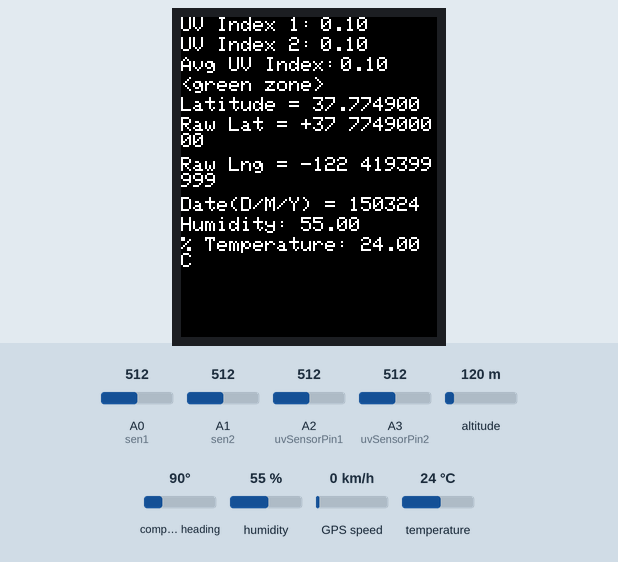
The sketch below on a simulated Arduino Uno R4 WiFi. Shown: 128×160 colour display. The inputs (shaded band) are chosen by the test bench; at power-on: humidity 55 %, A2 (uvSensorPin1) = 512, A3 (uvSensorPin2) = 512, temperature 24 °C, A0 (sen1) = 512, A1 (sen2) = 512, altitude 120 m, compass heading 90°, GPS speed 0 km/h. WiFi joins after 1.5 s; servers stay silent unless stated; the GPS gets a fix after 3 s at 37.7749, -122.4194 with 8 satellites.

Above: at 4.8 s.
5.9 s: humidity set to 22 %
At 7.9 s:
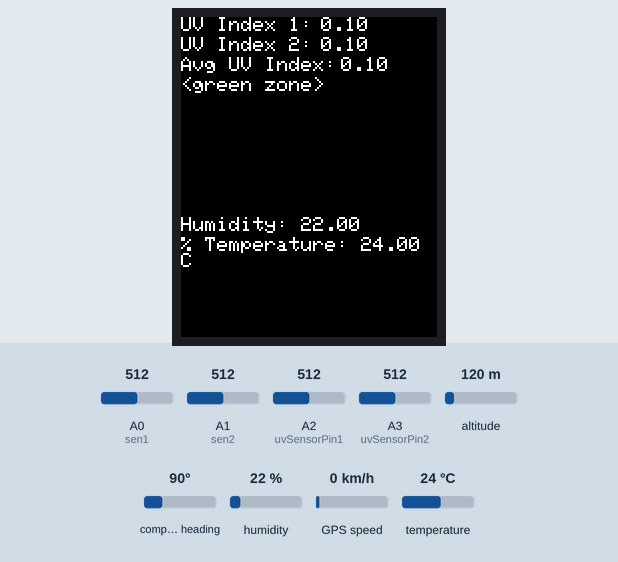
9.5 s: A2 (uvSensorPin1) set to 716
At 10.1 s:
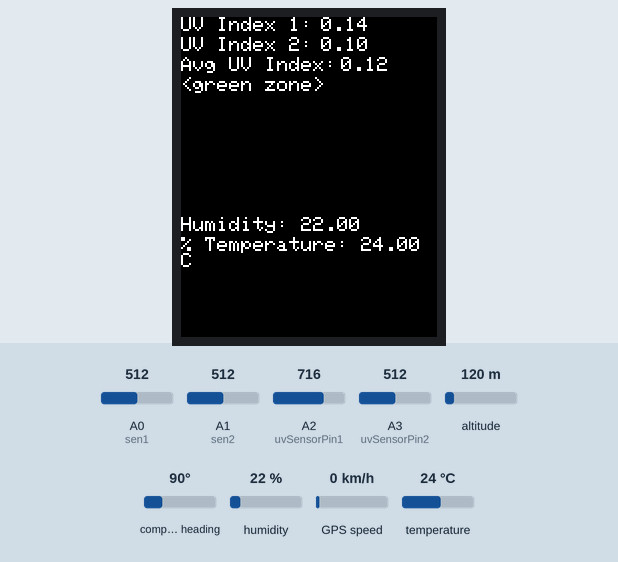
11.2 s: A3 (uvSensorPin2) set to 716
At 11.8 s:
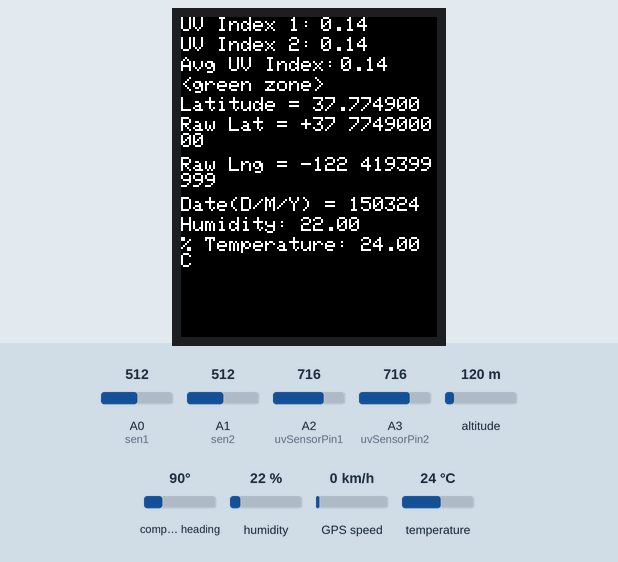
12.9 s: temperature set to 12 °C
At 14.0 s:
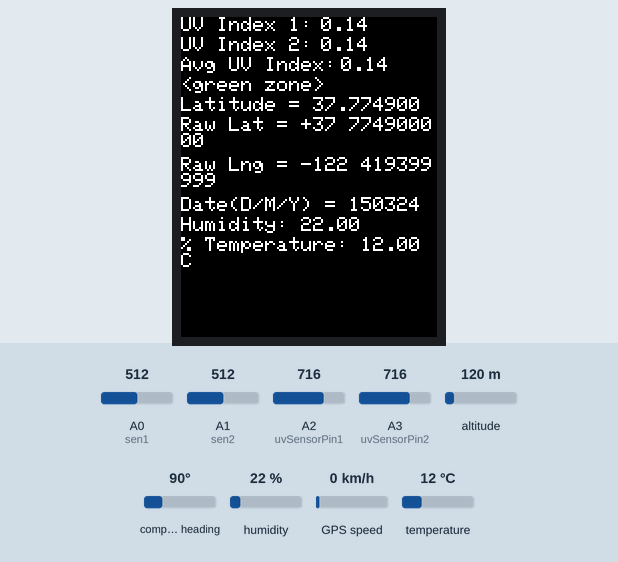
19.2 s: A2 (uvSensorPin1) set to 992
At 20.1 s:
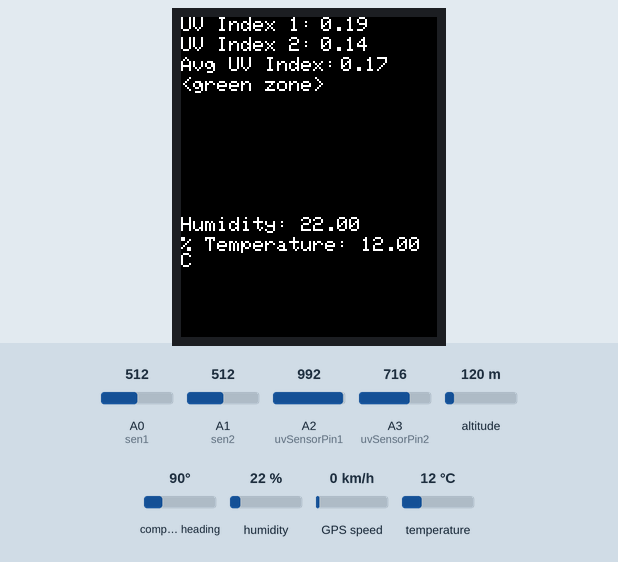
21.2 s: A3 (uvSensorPin2) set to 992
At 21.8 s:
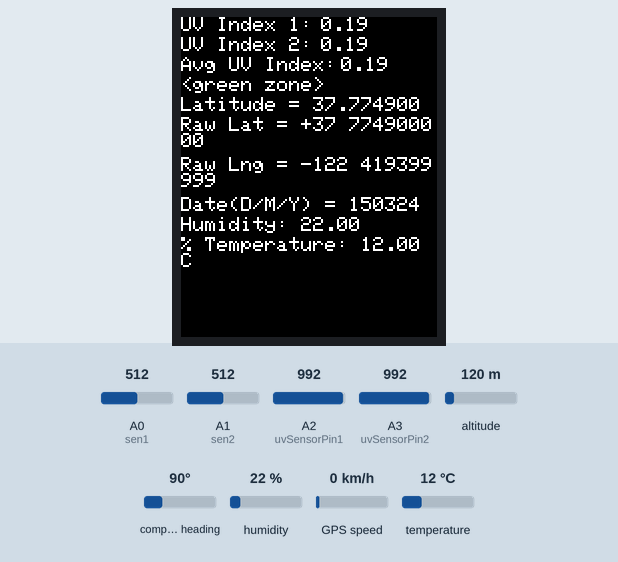

The sketch:

UV_c++.ino
```cpp
#include <Adafruit_GFX.h>
#include <Adafruit_ST7735.h>
#include <SPI.h>
#include <WiFiS3.h>
#include "DHT.h"
#include <TinyGPS++.h>
#include <SoftwareSerial.h>

// GND:GND VCC:5V SCL:D13 SDA:D11 RST:D8 DC:D9 CS:D10 BLK:3.3V
#define TFT_CS 10
#define TFT_RST 8
#define TFT_DC 9
Adafruit_ST7735 tft = Adafruit_ST7735(TFT_CS, TFT_DC, TFT_RST);

// Light Detection Light Sensing GND:GND VCC:3.3V
#define sen1 A0
#define sen2 A1

// UV Index GND:GND VCC:3.3V
const double uvSensorPin1 = A2;
const double uvSensorPin2 = A3;

// WIFI
const char ssid[] = "MaybeYouOK";  // change your network SSID (name)
const char pass[] = "natthanathron";   // change your network password (use for WPA, or use as key for WEP)
int status = WL_IDLE_STATUS;
WiFiServer server(80);

// DHT22
#define DHTPIN 7
#define DHTTYPE DHT22
DHT dht(DHTPIN, DHTTYPE);

// GPS Module GY-NEO6MV2 Ublox
static const int RXPin = 4, TXPin = 3;
static const uint32_t GPSBaud = 115200;
TinyGPSPlus gps;
SoftwareSerial ss(RXPin, TXPin);

// LED
// #define green 0
// #define yellow 1
// #define orange 2
// #define red 5
// #define violet 6

void setup() {
  Serial.begin(115200);
  ss.begin(GPSBaud);
  tft.initR(INITR_BLACKTAB);
  tft.fillScreen(ST77XX_BLACK);
  text(1, 0, 0, "UV Index Start");
  String fv = WiFi.firmwareVersion();
  if (fv < WIFI_FIRMWARE_LATEST_VERSION)
    text(1, 0, 10, "upgrade the firmware");
  while (status != WL_CONNECTED) {
    text(1, 0, 20, "connect to SSID: ");
    text(1, 0, 30, ssid);
    status = WiFi.begin(ssid, pass);
    delay(1000);
  }
  server.begin();
  text(1,0,60,"DHT22 test!");
  printWifiStatus();
  delay(2000);
  // tft.fillScreen(ST77XX_BLACK);
}

// WIFI IP
void printWifiStatus() {
  text(1, 0, 40, "IP Address: ");
  String IP = WiFi.localIP().toString();
  text(1, 0, 50, IP);
}

// led
void led(int color) {
  if (color == 1) {
    digitalWrite(0 , 1);
    digitalWrite(1 , 0);
    digitalWrite(2 , 0);
    digitalWrite(5 , 0);
    digitalWrite(6 , 0);
  }
  else if (color == 2) {
    digitalWrite(0 , 0);
    digitalWrite(1 , 1);
    digitalWrite(2 , 0);
    digitalWrite(5 , 0);
    digitalWrite(6 , 0);
  }
  else if (color == 3) {
    digitalWrite(0 , 0);
    digitalWrite(1 , 0);
    digitalWrite(2 , 1);
    digitalWrite(5 , 0);
    digitalWrite(6 , 0);
  }
  else if (color == 4) {
    digitalWrite(0 , 0);
    digitalWrite(1 , 0);
    digitalWrite(2 , 0);
    digitalWrite(5 , 1);
    digitalWrite(6 , 0);
  }
  else if (color == 5) {
    digitalWrite(0 , 0);
    digitalWrite(1 , 0);
    digitalWrite(2 , 0);
    digitalWrite(5 , 0);
    digitalWrite(6 , 1);
  }
}
// OLED Text
void text(int size, int x, int y, String texts) {
  tft.setTextSize(size);
  tft.setCursor(x, y);
  tft.println(texts);
}

// calculate UV Index
float calculateUVIndex(int sensorPin) {
  int uvValue = analogRead(sensorPin);
  float voltage = uvValue * (5.0 / 1024.0);
  float uvIntensity = voltage / 0.1;
  float uvIndex = uvIntensity / 250.0;
  return uvIndex;
}

// UV Index
void UV_Index(float uvIndex1 , float uvIndex2 , float uvIndexAvg) {
  text(1, 0, 0, "UV Index 1:");
  text(1, 70, 0, String(uvIndex1));
  text(1, 0, 10, "UV Index 2:");
  text(1, 70, 10, String(uvIndex2));
  text(1, 0, 20, "Avg UV Index:");
  text(1, 80, 20, String(uvIndexAvg));
}

// UV Zone
void UV_Zone(float uvIndex) {
  if (uvIndex >= 0 && uvIndex <= 2.9) {
    text(1, 0, 30, "<green zone>");
    led(1);
  }
  else if (uvIndex >= 3 && uvIndex <= 5.9) {
    text(1, 0, 30, "<yellow zone>");
    led(2);
  }
  else if (uvIndex >= 6 && uvIndex <= 7.9) {
    text(1, 0, 30, "<orange zone>");
    led(3);
  }
  else if (uvIndex >= 8 && uvIndex <= 10.9) {
    text(1, 0, 30, "<red zone>");
    led(4);
  }
  else {
    text(1, 0, 30, "<violet zone>");
    led(5);
  }
}

// GPS
void GPS() {
  // This sketch displays information every time a new sentence is correctly encoded.
  while (ss.available() > 0) {
    gps.encode(ss.read());
    if (gps.location.isUpdated()) {
      text(1, 0, 40, "Latitude = " + String(gps.location.lat(), 6));
      text(1, 0, 50, "Raw Lat = " + String(gps.location.rawLat().negative ? "-" : "+") + String(gps.location.rawLat().deg) + " " + String(gps.location.rawLat().billionths));
      text(1, 0, 70, "Raw Lng = " + String(gps.location.rawLng().negative ? "-" : "+") + String(gps.location.rawLng().deg) + " " + String(gps.location.rawLng().billionths));
      text(1, 0, 90, "Date(D/M/Y) = " + String(gps.date.value()));
    }
  }
}

// DHT22
void DHT22_index() {
  // Reading temperature or humidity takes about 250 milliseconds!
  // Sensor readings may also be up to 2 seconds 'old' (its a very slow sensor)
  float h = dht.readHumidity();
  // Read temperature as Celsius (the default)
  float t = dht.readTemperature();
  // Read temperature as Fahrenheit (isFahrenheit = true)
  float f = dht.readTemperature(true);
  // Check if any reads failed and exit early (to try again).
  if (isnan(h) || isnan(t) || isnan(f)) {
    Serial.println(F("Failed to read from DHT sensor!"));
    return;
  }

  // Compute heat index in Fahrenheit (the default)
  float hif = dht.computeHeatIndex(f, h);
  // Compute heat index in Celsius (isFahreheit = false)
  float hic = dht.computeHeatIndex(t, h, false);
  // Text
  text(1, 0, 100, "Humidity: " + String(h));
  text(1, 0, 110, "% Temperature: " + String(t) + " C");
}

void loop() {
  int light = (analogRead(sen1) + analogRead(sen2))/2;
  tft.fillScreen(ST77XX_BLACK);
  if (light >= 0 ) {
    tft.fillScreen(ST77XX_BLACK);
    float uvIndex1 = calculateUVIndex(uvSensorPin1);
    float uvIndex2 = calculateUVIndex(uvSensorPin2);
    float uvIndexAvg = (uvIndex1 + uvIndex2) / 2.0;
    UV_Index(uvIndex1 , uvIndex2 , uvIndexAvg);
    UV_Zone(uvIndexAvg);
    GPS();
    DHT22_index();
  }
  else tft.fillScreen(ST77XX_BLACK);
  delay(500);
}
```

Measured:
- what the display in image 0 shows lasts 0.5 s, from 4.7 s to 5.2 s
